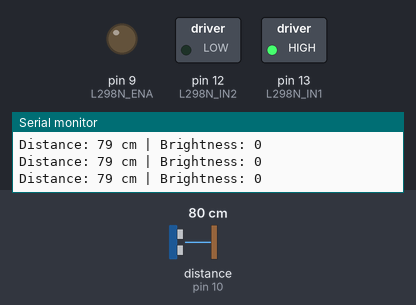
A sketch run on a simulated Arduino Uno, built with avr-gcc and run on an emulated ATmega328P. Shown: switched loads named in the sketch (green lamp = pin HIGH), output pins drawn as LEDs (lit = HIGH), the last lines printed to the serial monitor. Wiring (inferred from the names in the program): ultrasonic range finder: trigger pin 11; echo pin 10. Inputs (shaded band) come from the test bench; at power-on: distance to the obstacle (sensor on pin 10) 80 cm. The echo pulse lasts 58.3 µs per cm; pins used as bus, display or sensor lines are not drawn.

Above: at 1.2 s.
1.3 s: distance to the obstacle (sensor on pin 10) set to 2 cm
At 2.1 s:
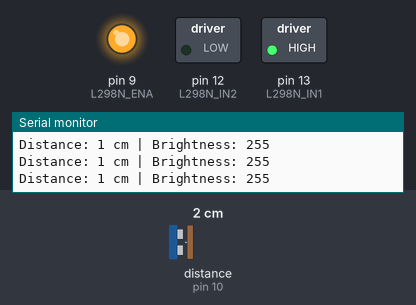
3.0 s: distance to the obstacle (sensor on pin 10) set to 250 cm
At 3.2 s:
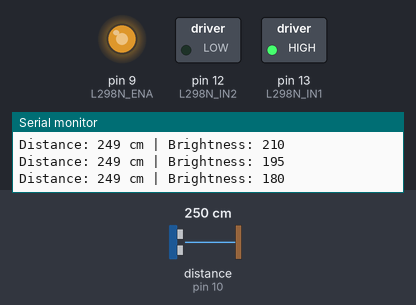
6.0 s: distance to the obstacle (sensor on pin 10) set to 55 cm
7.5 s: distance to the obstacle (sensor on pin 10) set to 45 cm
At 8.8 s:
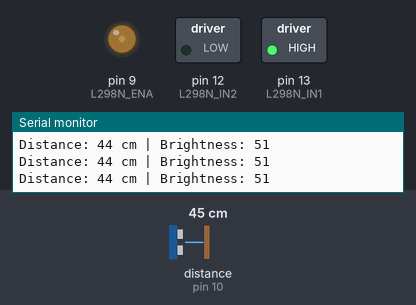
Timing chart, 0 to 10.0 s (numbered marks = the images above; inputs shaded):
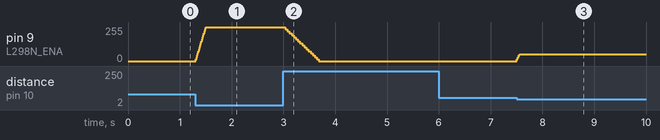

Measured:
- the behaviour switches between 51 and 50 cm on distance to the obstacle (sensor on pin 10) (found by bisection; images 2 and 3)
- after the input at 1.3 s, pin 9 (L298N_ENA): moves from 0/255 to 255/255 over 0.19 s, starting at once
- after the input at 3.0 s, pin 9 (L298N_ENA): moves from 255/255 to 0/255 over 0.65 s, starting at once
- after the input at 7.5 s, pin 9 (L298N_ENA): 0/255 → 51/255 at once

The sketch:

lvxinrui.ino
```cpp
#define TRIG_PIN     11
#define ECHO_PIN     10
#define L298N_ENA    9
#define L298N_IN1    13
#define L298N_IN2    12

const int minDistance = 20;   // 建议从 20cm 开始（避开盲区）
const int maxDistance = 50;

int currentBrightness = 0;

int readDistance() {
  digitalWrite(TRIG_PIN, LOW);
  delayMicroseconds(2);
  digitalWrite(TRIG_PIN, HIGH);
  delayMicroseconds(10);
  digitalWrite(TRIG_PIN, LOW);

  long duration = pulseIn(ECHO_PIN, HIGH, 25000); // 25ms timeout

  if (duration == 0) {
    // 无回波 → 物体极近（< 3cm），视为 2cm
    return 2;
  }
  return (int)(duration * 0.0343 / 2);
}

void setup() {
  Serial.begin(115200);
  pinMode(TRIG_PIN, OUTPUT);
  pinMode(ECHO_PIN, INPUT);
  pinMode(L298N_ENA, OUTPUT);
  pinMode(L298N_IN1, OUTPUT);
  pinMode(L298N_IN2, OUTPUT);
  digitalWrite(L298N_IN1, HIGH);
  digitalWrite(L298N_IN2, LOW);
}

void loop() {
  int distance = (readDistance() + readDistance()) / 2;

  int targetBrightness;
  if (distance <= minDistance) {
    targetBrightness = 255;   // 很近 → 最亮
  } else if (distance >= maxDistance) {
    targetBrightness = 0;     // 很远 → 熄灭
  } else {
    targetBrightness = map(distance, minDistance, maxDistance, 255, 0);
  }

  // 快速平滑
  int diff = targetBrightness - currentBrightness;
  if (diff > 15) currentBrightness += 15;
  else if (diff < -15) currentBrightness -= 15;
  else currentBrightness = targetBrightness;

  analogWrite(L298N_ENA, currentBrightness);

  // 打印调试
  Serial.print("Distance: ");
  Serial.print(distance);
  Serial.print(" cm | Brightness: ");
  Serial.println(currentBrightness);

  delay(10);
}
```
